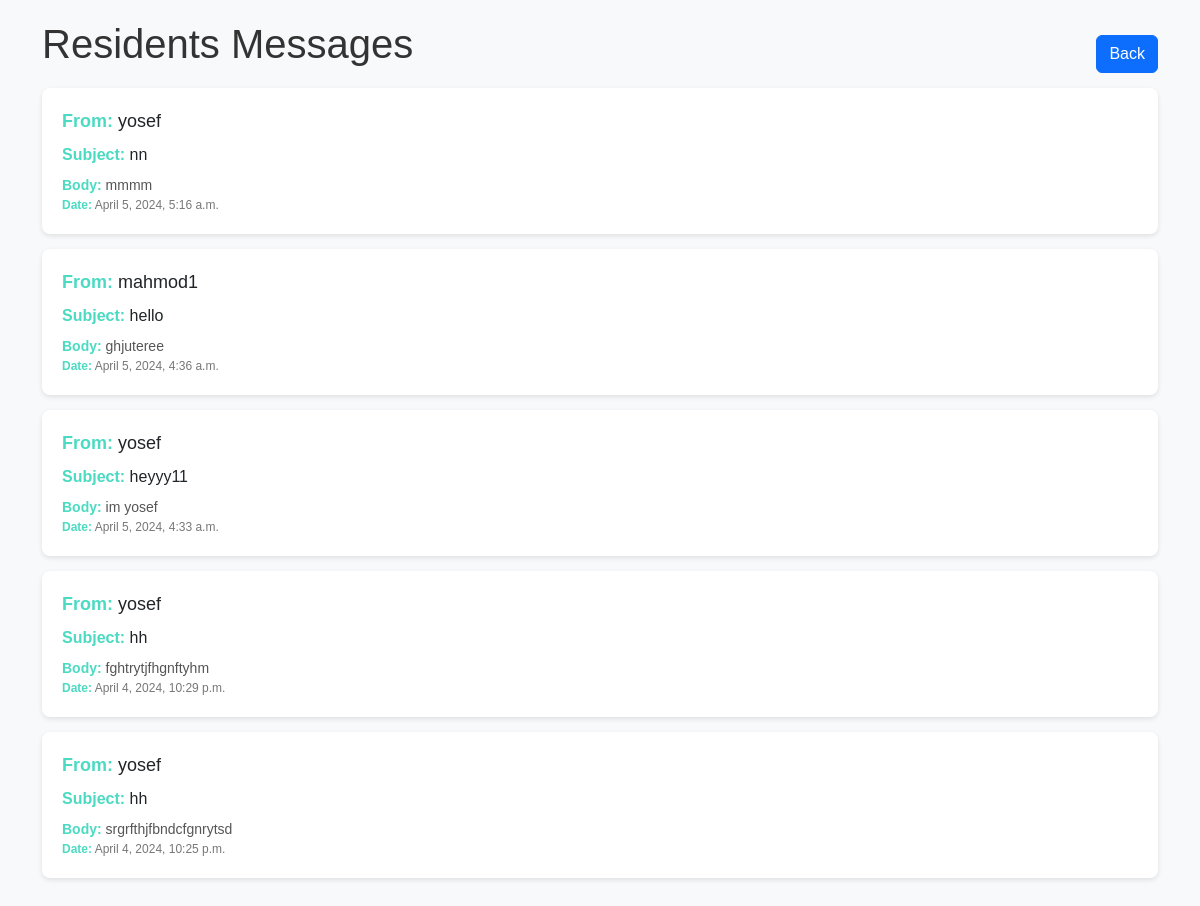
Screenshot of /inbox/ (signed in) with the database file from the repository.
### core/models.py (models this page shows, shortened)
class Message(models.Model):
    sender = models.ForeignKey(User, on_delete=models.SET_NULL, null=True)
    recipient = models.ForeignKey(User, on_delete=models.SET_NULL, null=True, blank=True, related_name="messages")
    name = models.CharField(max_length=200, null=True, blank=True)
    email = models.CharField(max_length=200, null=True, blank=True)
    subject = models.CharField(max_length=200, null=True, blank=True)
    body = models.TextField()
    is_read = models.BooleanField(default=False)
    created = models.DateTimeField(auto_now_add=True)
    class Meta:
        ordering = ['is_read', '-created']

### core/views.py (the view)
# urls.py: path('inbox/', views.inbox, name="inbox"),
@login_required
def inbox(request):
    user = request.user
    messages = Message.objects.filter(recipient=user).order_by('-created')
    context = {'messages': messages}
    return render(request, 'inbox.html', context)

### Template/inbox.html (shortened to what this page needs)
<!DOCTYPE html>
<html lang="en">
<head>
    <link href="https://cdn.jsdelivr.net/npm/bootstrap@5.2.3/dist/css/bootstrap.min.css" rel="stylesheet">
</head>
<body>
    <div class="container">
        <div class="d-flex justify-content-between align-items-center">
            <h1>Residents Messages</h1>
            <a href="{% url 'EmployeeM' %}" class="btn btn-primary">Back</a>
        </div>
        <ul class="list-unstyled">
            {% for message in messages %}
            <li>
                <div class="sender"><strong>From:</strong> {{ message.sender.username }}</div>
                <div class="subject"><strong>Subject:</strong> {{ message.subject }}</div>
                <div class="body"><strong>Body:</strong> {{ message.body }}</div>
                <div class="date"><strong>Date:</strong> {{ message.created }}</div>
            </li>
            {% endfor %}
        </ul>
    </div>
</body>
</html>

### Template/inbox.html (style rules this page uses)
body { font-family: Arial, sans-serif; background-color: #f8f9fa; padding: 20px; }
h1 { color: #333; text-align: center; margin-bottom: 20px; }
ul { list-style-type: none; padding: 0; margin: 0; }
li { background-color: #fff; border-radius: 8px; padding: 20px; margin-bottom: 15px; box-shadow: 0 2px 5px rgba(0, 0, 0, 0.1); }
strong { color: #4cdac2; }
.sender { font-size: 18px; margin-bottom: 8px; }
.subject { font-size: 16px; margin-bottom: 8px; }
.body { font-size: 14px; color: #555; }
.date { font-size: 12px; color: #777; }

### rows the page displays
Message: sender.username "yosef", subject "nn", body "mmmm", created "April 5, 2024, 5:16 a.m."
Message: sender.username "mahmod1", subject "hello", body "ghjuteree", created "April 5, 2024, 4:36 a.m."
Message: sender.username "yosef", subject "heyyy11", body "im yosef", created "April 5, 2024, 4:33 a.m."
Message: sender.username "yosef", subject "hh", body "fghtrytjfhgnftyhm", created "April 4, 2024, 10:29 p.m."
Message: sender.username "yosef", subject "hh", body "srgrfthjfbndcfgnrytsd", created "April 4, 2024, 10:25 p.m."
